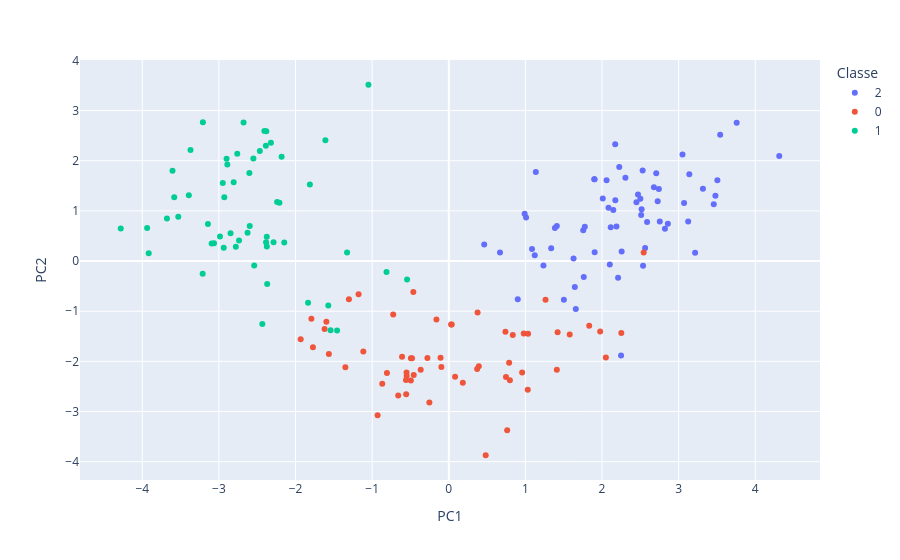

The notebook cell saved with this chart:
### Code cell
# Visualiser les classes
scatter_plot(New_df, cah_partition)
